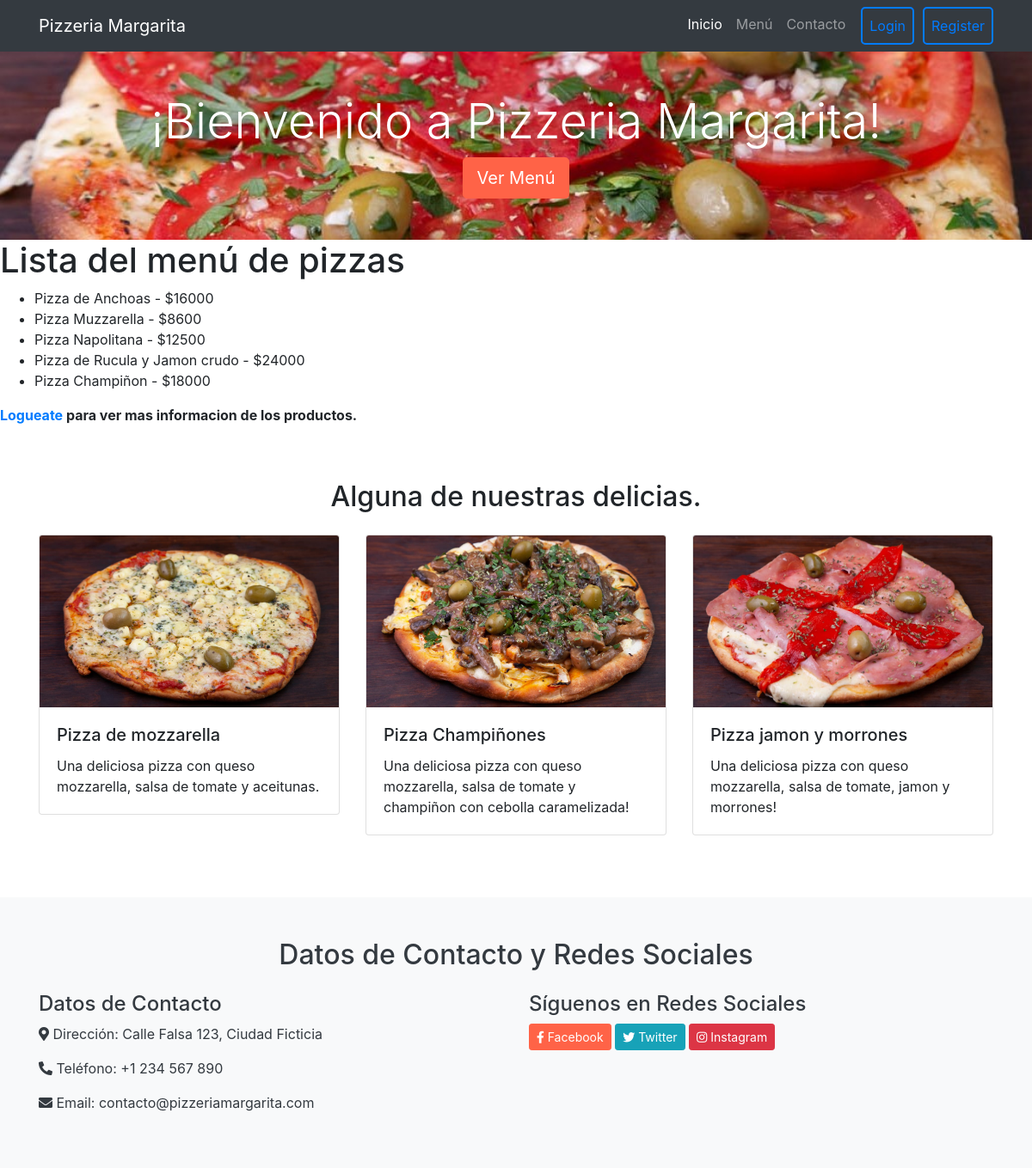
Page /app-tossi/pizzas/ on the earlier database version.
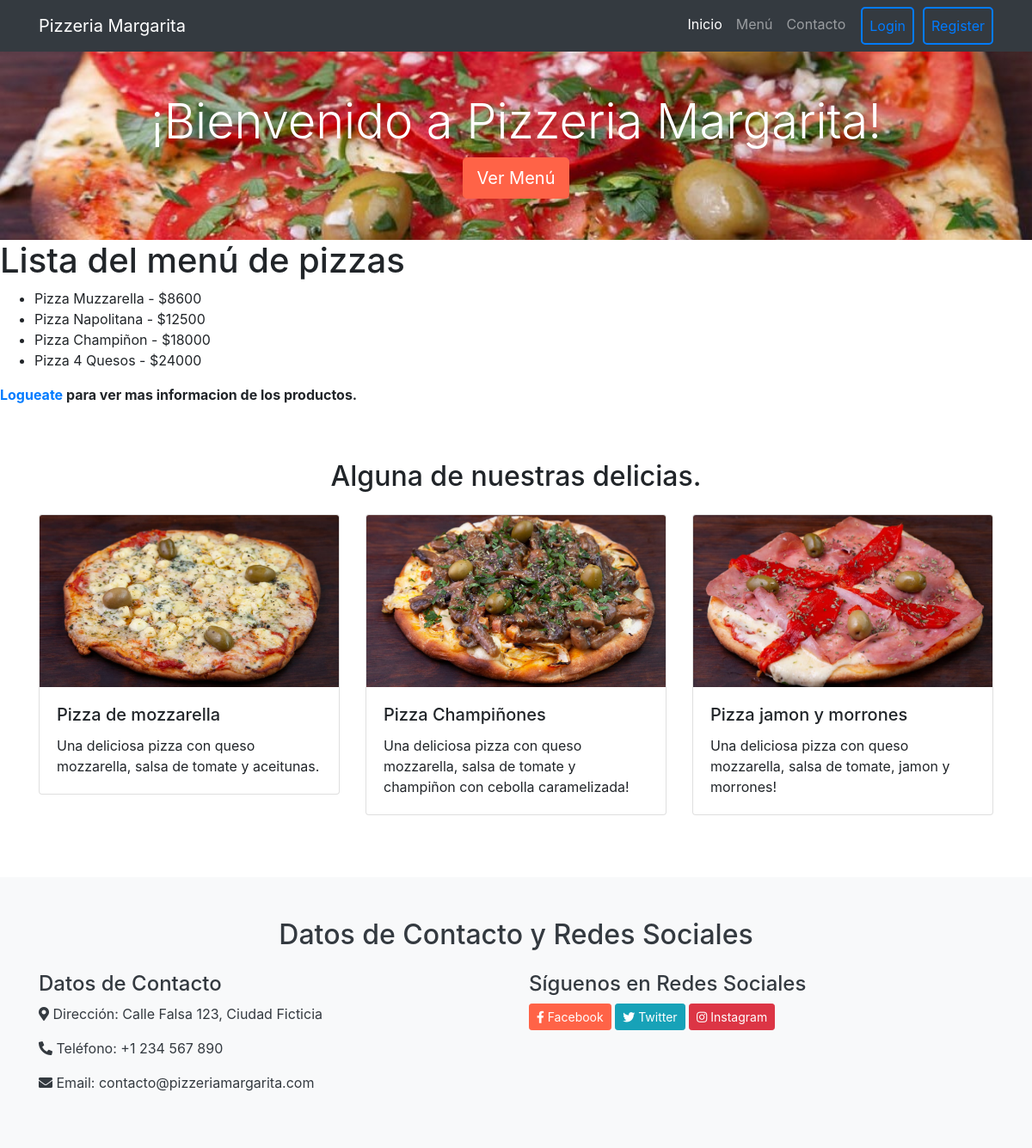
Same page on the later database version.
### AppTossi/models.py (models this page shows, shortened)
class Pizza(models.Model):
    product_name = models.CharField(max_length=30)
    price = models.IntegerField()
    ingredients = models.CharField(max_length=200)
    stock = models.IntegerField(default=0)
    vegetarian = models.BooleanField(default=False)
    img = models.ImageField(upload_to='product_images', blank=True, null=True)

### AppTossi/views.py (the view)
# urls.py: path("pizzas/",pizzas,name="Pizzas"),
def pizzas(req):
    pizzas = Pizza.objects.all
    return render(req,"pizzas.html",{"pizzas":pizzas})

### AppTossi/templates/pizzas.html (shortened to what this page needs)
{% extends 'padre.html' %}
{% block contenidoQueCambia %}
{% load static %}
{% if user.is_staff %}
{% load static %}
{% elif user.is_authenticated %}
{% load static %}
{% else %}
<h1>Lista del menú de pizzas</h1>
  <ul>
    {% for pizza in pizzas %}
      <li>
        {{pizza.product_name}} - ${{pizza.price}}
      </li>
    {% endfor %}
  </ul>
  <p> <strong>  <a href="{% url 'Login'  %}">Logueate</a>  para ver mas informacion de los productos.</strong> </p>
{% load static %}
<section id="menu" class="py-5">
    <div class="container">
      <h2 class="text-center mb-4">Alguna de nuestras delicias.</h2>
      <div class="row">
        <div class="col-md-4 mb-4">
          <div class="card">
            <img src="{% static 'images/pizza_muzzarella.jpeg' %}" class="card-img-top" alt="Plato 1">
            <div class="card-body">
              <h5 class="card-title">Pizza de mozzarella</h5>
              <p class="card-text">Una deliciosa pizza con queso mozzarella, salsa de tomate y aceitunas.</p>
            </div>
          </div>
        </div>
        <div class="col-md-4 mb-4">
          <div class="card">
            <img src="{% static 'images/pizza_champiñon.jpeg' %}" class="card-img-top" alt="Plato 2">
            <div class="card-body">
              <h5 class="card-title">Pizza Champiñones</h5>
              <p class="card-text">Una deliciosa pizza con queso mozzarella, salsa de tomate y champiñon con cebolla caramelizada!</p>
            </div>
          </div>
        </div>
        <div class="col-md-4 mb-4">
          <div class="card">
            <img src="{% static 'images/pizza_jamon_y_morrones.jpeg' %}" class="card-img-top" alt="Plato 3">
            <div class="card-body">
              <h5 class="card-title">Pizza jamon y morrones</h5>
              <p class="card-text">Una deliciosa pizza con queso mozzarella, salsa de tomate, jamon y morrones!</p>
            </div>
          </div>
        </div>
      </div>
    </div>
  </section>
{% endif %}
{% endblock contenidoQueCambia %}

Differences in the rows shown:
removed Pizza: product_name "Pizza de Anchoas", price "16000"
removed Pizza: product_name "Pizza de Rucula y Jamon crudo", price "24000"
added Pizza: product_name "Pizza 4 Quesos", price "24000"
